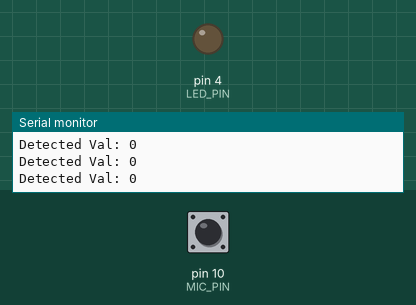
Simulated run of this sketch. Board: Arduino Uno, built with avr-gcc and run on an emulated ATmega328P. Parts: output pins drawn as LEDs (lit = HIGH), the last lines printed to the serial monitor. Inputs (shaded band) come from the test bench; at power-on: pin 10 (MIC_PIN) LOW.

Above: at 1.2 s.
1.3 s: pin 10 (MIC_PIN) driven HIGH
At 2.1 s:
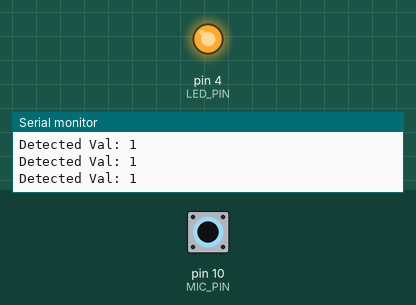
2.8 s: pin 10 (MIC_PIN) driven LOW
At 4.3 s:
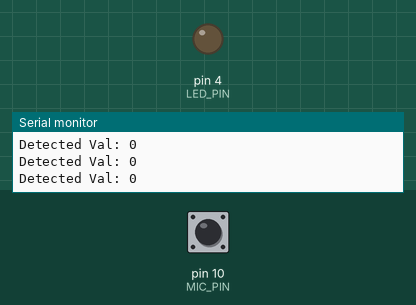
5.8 s: pin 10 (MIC_PIN) pulsed HIGH 2 times (0.12 s each, 0.3 s apart)
At 6.5 s:
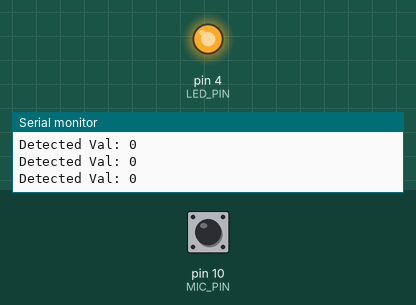
Timing chart, 0 to 8.8 s (numbered marks = the images above; inputs shaded):
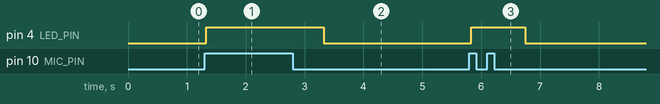

The sketch:

Digital_Sound_Sensor_Module.ino
```cpp
#define LED_PIN 4
#define MIC_PIN 10

int soundDetectedVal = HIGH;        //where sound measurement is recorded
boolean bAlarm = false;             //whether sound (clap) was recognized
unsigned long lastSoundDetectTime;  //record the time we measured the sound
int soundAlarmTime = 500;           //number of milliseconds to keep the sound alarm on

void setup() {
  Serial.begin(9600);
  pinMode(LED_PIN, OUTPUT);
  pinMode(MIC_PIN, INPUT);
}

void loop() {
  soundDetectedVal = digitalRead(MIC_PIN);
  Serial.print("Detected Val: ");
  Serial.println(soundDetectedVal);

  if (soundDetectedVal == HIGH)     //if we hear a sound
  {
    digitalWrite(LED_PIN, HIGH);    //turn LED on
    lastSoundDetectTime = millis(); //record the time of the sound alarm

    //this will output the LOUD message only once, even if the signal remains at HIGH.
    if(!bAlarm)
    {
      Serial.println("LOUD");
      bAlarm = true;
    }
  }

  //this will reset the alarm and LED if sound alarm has been on for longer than soundAlarmTime
  if ((millis() - lastSoundDetectTime) > soundAlarmTime && bAlarm)
  {
    Serial.println("quiet");
    digitalWrite(LED_PIN, LOW);
    bAlarm = false;
  }

}
```

Measured:
- after the input at 1.3 s, pin 4 (LED_PIN): LOW → HIGH at once
- after the input at 2.8 s, pin 4 (LED_PIN): HIGH → LOW after 0.52 s
- after the input at 5.8 s, pin 4 (LED_PIN): LOW → HIGH at once, → LOW 0.92 s later
